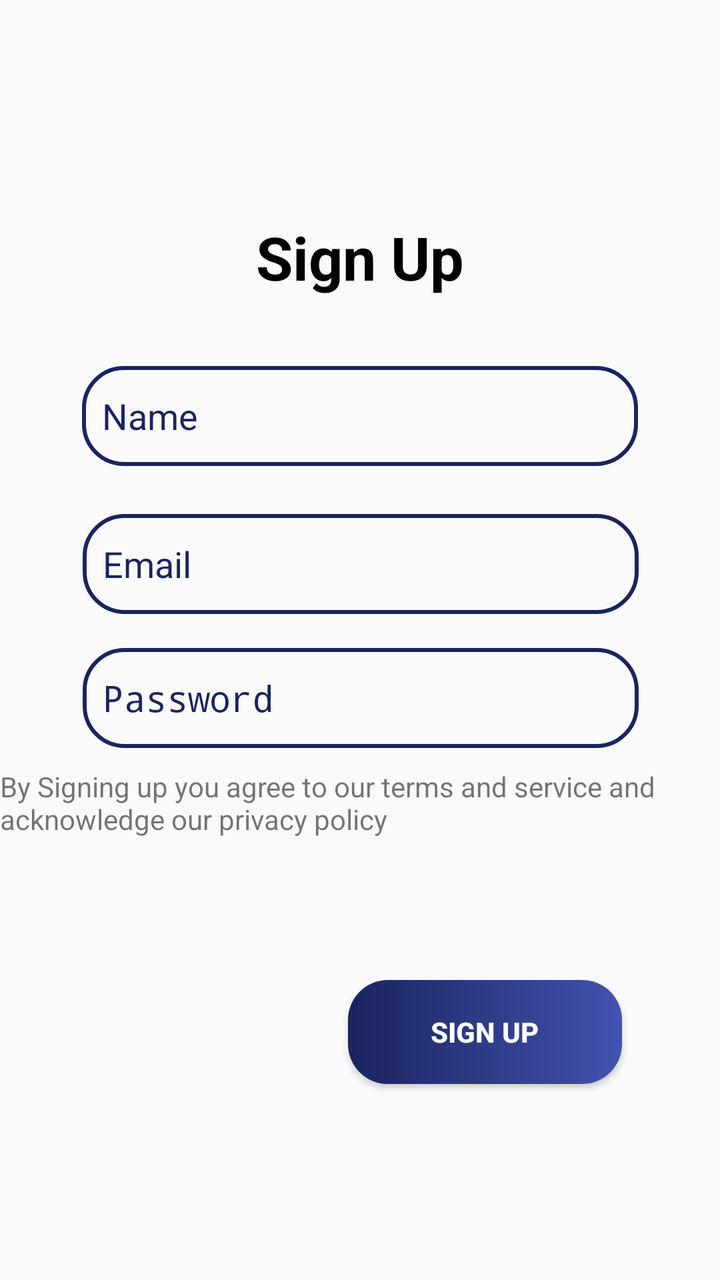
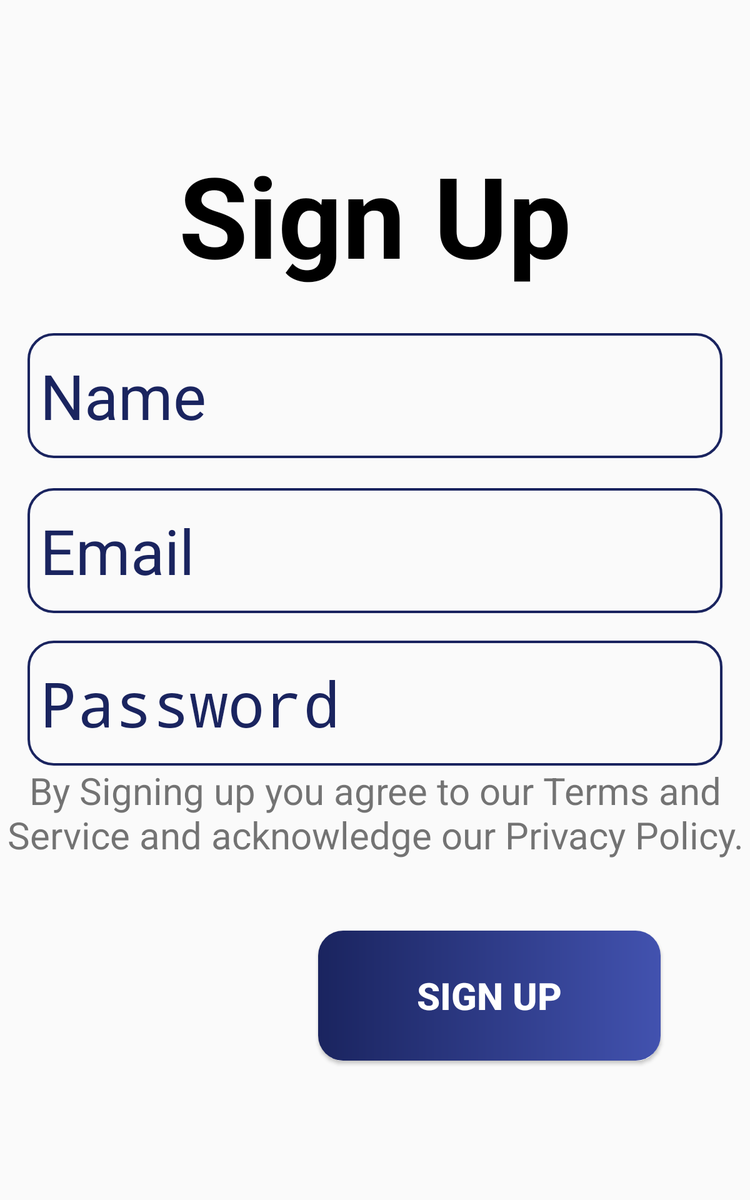

First picture: res/layout/ on a phone held upright. Second picture: the repository's own variant of that layout, on a device whose configuration matches the variant's folder. Source for both follows.
<!-- AndroidManifest.xml: application theme AppTheme -->
<!-- res/layout/activity_register.xml -->
<?xml version="1.0" encoding="utf-8"?>
<androidx.constraintlayout.widget.ConstraintLayout xmlns:android="http://schemas.android.com/apk/res/android"
    xmlns:app="http://schemas.android.com/apk/res-auto"
    xmlns:tools="http://schemas.android.com/tools"
    android:layout_width="match_parent"
    android:layout_height="match_parent"
    tools:context=".register">



    <TextView
        android:layout_width="match_parent"
        android:layout_height="wrap_content"
        android:gravity="center"
        android:text="Sign Up"
        android:textAlignment="center"
        android:textColor="@color/colorPrimaryDark"
        android:textSize="30dp"
        android:textStyle="bold"
        app:layout_constraintBottom_toTopOf="@+id/nameet"
        app:layout_constraintTop_toTopOf="parent"
        app:layout_constraintVertical_bias="0.76" />

    <EditText
        android:id="@+id/nameet"
        android:layout_width="278dp"
        android:layout_height="50dp"
        android:background="@drawable/round_edit_text"
        android:ems="10"
        android:hint="Name"
        android:inputType="textPersonName"
        android:padding="10dp"
        android:textColor="@color/colorPrimary"
        android:textColorHint="@color/colorPrimary"
        app:layout_constraintBottom_toBottomOf="parent"
        app:layout_constraintEnd_toEndOf="parent"
        app:layout_constraintStart_toStartOf="parent"
        app:layout_constraintTop_toTopOf="parent"
        app:layout_constraintVertical_bias="0.31" />

    <EditText
        android:id="@+id/passwordet"
        android:layout_width="278dp"
        android:layout_height="50dp"
        android:ems="10"
        android:hint="Password"
        android:padding="10dp"
        android:background="@drawable/round_edit_text"
        android:textColorHint="@color/colorPrimary"
        android:textColor="@color/colorPrimary"
        android:inputType="textPassword"
        app:layout_constraintBottom_toBottomOf="parent"
        app:layout_constraintEnd_toEndOf="parent"
        app:layout_constraintHorizontal_bias="0.503"
        app:layout_constraintStart_toStartOf="parent"
        app:layout_constraintTop_toBottomOf="@+id/emailet"
        app:layout_constraintVertical_bias="0.060000002" />

    <TextView
        android:layout_width="match_parent"
        android:layout_height="wrap_content"
        android:onClick="privacy"
        android:text="By Signing up you agree to our terms and service and acknowledge our privacy policy"
        app:layout_constraintBottom_toTopOf="@+id/progressBar"
        app:layout_constraintEnd_toEndOf="parent"
        app:layout_constraintStart_toStartOf="parent"
        app:layout_constraintTop_toBottomOf="@+id/passwordet" />

    <EditText
        android:id="@+id/emailet"
        android:layout_width="278dp"
        android:layout_height="50dp"
        android:layout_marginTop="24dp"
        android:background="@drawable/round_edit_text"
        android:ems="10"
        android:hint="Email"
        android:inputType="textEmailAddress"
        android:padding="10dp"
        android:textColorHint="@color/colorPrimary"
        android:textColor="@color/colorPrimary"
        app:layout_constraintBottom_toBottomOf="parent"
        app:layout_constraintEnd_toEndOf="parent"
        app:layout_constraintHorizontal_bias="0.503"
        app:layout_constraintStart_toStartOf="parent"
        app:layout_constraintTop_toBottomOf="@+id/nameet"
        app:layout_constraintVertical_bias="0.0" />

    <Button
        android:id="@+id/registerbtn"
        android:layout_width="137dp"
        android:layout_height="52dp"
        android:background="@drawable/round_button_dark"
        android:text="Sign Up"
        android:textColor="@color/colorAccent"
        android:textStyle="bold"
        app:layout_constraintBottom_toBottomOf="parent"
        app:layout_constraintEnd_toEndOf="parent"
        app:layout_constraintHorizontal_bias="0.78"
        app:layout_constraintStart_toStartOf="parent"
        app:layout_constraintTop_toBottomOf="@+id/passwordet"
        app:layout_constraintVertical_bias="0.542" />
    <ProgressBar
        android:id="@+id/progressBar"
        style="?android:attr/progressBarStyle"
        android:layout_width="wrap_content"
        android:layout_height="wrap_content"
        android:visibility="invisible"
        app:layout_constraintBottom_toBottomOf="parent"
        app:layout_constraintEnd_toEndOf="parent"
        app:layout_constraintStart_toStartOf="parent"
        app:layout_constraintTop_toBottomOf="@+id/passwordet"
        app:layout_constraintVertical_bias="0.25" />
</androidx.constraintlayout.widget.ConstraintLayout>
<!-- resources referenced by this layout -->
<resources>
  <color name="colorAccent">#FFF</color>
  <color name="colorPrimary">#1A245F</color>
  <color name="colorPrimaryDark">#000</color>
  <!-- drawable round_button_dark (drawable) -->
  <?xml version="1.0" encoding="utf-8"?>
  <shape xmlns:android="http://schemas.android.com/apk/res/android" android:shape="rectangle">
  <corners android:radius="20dp"/>
  <gradient android:startColor="@color/colorPrimary"  android:endColor="@color/colorPrimaryLight" android:type="linear"/>
  </shape>
  <!-- drawable round_edit_text (drawable) -->
  <?xml version="1.0" encoding="utf-8"?>
  <shape xmlns:android="http://schemas.android.com/apk/res/android" android:shape="rectangle" android:padding="10dp">
      <corners android:radius="20dp"/>
      <stroke android:width="2dp" android:color="@color/colorPrimary" />
  </shape>
  <style name="AppTheme" parent="Theme.AppCompat.Light.DarkActionBar">
          
          <item name="colorPrimary">@color/colorPrimary</item>
          <item name="colorPrimaryDark">@color/colorPrimaryDark</item>
          <item name="colorAccent">@color/colorAccent</item>
      </style>
  <color name="colorPrimaryLight">#4252AF</color>
</resources>
<!-- res/layout-sw600dp/activity_register.xml (the author's variant of the layout above) -->
<!-- drawn on a 7-inch tablet held upright -->
<?xml version="1.0" encoding="utf-8"?>
<androidx.constraintlayout.widget.ConstraintLayout xmlns:android="http://schemas.android.com/apk/res/android"
    xmlns:app="http://schemas.android.com/apk/res-auto"
    xmlns:tools="http://schemas.android.com/tools"
    android:layout_width="match_parent"
    android:layout_height="match_parent"
    tools:context=".register">



    <TextView
        android:layout_width="match_parent"
        android:layout_height="wrap_content"
        android:gravity="center"
        android:text="Sign Up"
        android:textAlignment="center"
        android:textColor="@color/colorPrimaryDark"
        android:textSize="90sp"
        android:textStyle="bold"
        app:layout_constraintBottom_toTopOf="@+id/nameet"
        app:layout_constraintTop_toTopOf="parent"
        app:layout_constraintVertical_bias="0.76" />

    <EditText
        android:id="@+id/nameet"
        android:layout_width="556dp"
        android:layout_height="100dp"
        android:background="@drawable/round_edit_text"
        android:ems="10"
        android:hint="Name"
        android:textSize="50sp"
        android:inputType="textPersonName"
        android:padding="10dp"
        android:textColor="@color/colorPrimary"
        android:textColorHint="@color/colorPrimary"
        app:layout_constraintBottom_toBottomOf="parent"
        app:layout_constraintEnd_toEndOf="parent"
        app:layout_constraintStart_toStartOf="parent"
        app:layout_constraintTop_toTopOf="parent"
        app:layout_constraintVertical_bias="0.31" />

    <EditText
        android:id="@+id/passwordet"
        android:layout_width="556dp"
        android:layout_height="100dp"
        android:ems="10"
        android:hint="Password"
        android:textSize="50sp"
        android:padding="10dp"
        android:background="@drawable/round_edit_text"
        android:textColorHint="@color/colorPrimary"
        android:textColor="@color/colorPrimary"
        android:inputType="textPassword"
        app:layout_constraintBottom_toBottomOf="parent"
        app:layout_constraintEnd_toEndOf="parent"
        app:layout_constraintHorizontal_bias="0.503"
        app:layout_constraintStart_toStartOf="parent"
        app:layout_constraintTop_toBottomOf="@+id/emailet"
        app:layout_constraintVertical_bias="0.060000002" />

    <EditText
        android:id="@+id/emailet"
        android:layout_width="556dp"
        android:layout_height="100dp"
        android:layout_marginTop="24dp"
        android:background="@drawable/round_edit_text"
        android:ems="10"
        android:hint="Email"
        android:textSize="50sp"
        android:inputType="textEmailAddress"
        android:padding="10dp"
        android:textColorHint="@color/colorPrimary"
        android:textColor="@color/colorPrimary"
        app:layout_constraintBottom_toBottomOf="parent"
        app:layout_constraintEnd_toEndOf="parent"
        app:layout_constraintHorizontal_bias="0.503"
        app:layout_constraintStart_toStartOf="parent"
        app:layout_constraintTop_toBottomOf="@+id/nameet"
        app:layout_constraintVertical_bias="0.0" />
    <TextView
        android:textSize="30sp"
        android:layout_width="match_parent"
        android:layout_height="wrap_content"
        android:onClick="privacy"
        android:text="By Signing up you agree to our Terms and Service and acknowledge our Privacy Policy."
        android:textAlignment="center"
        app:layout_constraintBottom_toTopOf="@+id/progressBar"
        app:layout_constraintEnd_toEndOf="parent"
        app:layout_constraintStart_toStartOf="parent"
        app:layout_constraintTop_toBottomOf="@+id/passwordet" />

    <Button
        android:id="@+id/registerbtn"
        android:layout_width="274dp"
        android:layout_height="104dp"
        android:background="@drawable/round_button_dark"
        android:text="Sign Up"
        android:textSize="30sp"
        android:textColor="@color/colorAccent"
        android:textStyle="bold"
        app:layout_constraintBottom_toBottomOf="parent"
        app:layout_constraintEnd_toEndOf="parent"
        app:layout_constraintHorizontal_bias="0.78"
        app:layout_constraintStart_toStartOf="parent"
        app:layout_constraintTop_toBottomOf="@+id/passwordet"
        app:layout_constraintVertical_bias="0.542" />
    <ProgressBar
        android:id="@+id/progressBar"
        style="?android:attr/progressBarStyle"
        android:layout_width="wrap_content"
        android:layout_height="wrap_content"
        android:visibility="invisible"
        app:layout_constraintBottom_toBottomOf="parent"
        app:layout_constraintEnd_toEndOf="parent"
        app:layout_constraintStart_toStartOf="parent"
        app:layout_constraintTop_toBottomOf="@+id/passwordet"
        app:layout_constraintVertical_bias="0.25" />
</androidx.constraintlayout.widget.ConstraintLayout>
